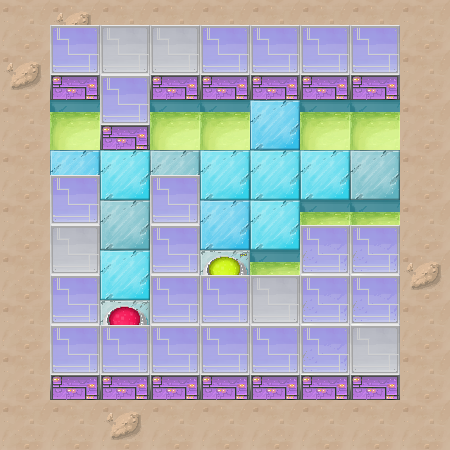

This is a level from a 2D game, rendered from its Tiled map with the project's own tilesets. A one-line summary and the map file follow, with tile-layer data summarised:
An orthogonal 9x9 tile map with 50x50 px tiles, 3 tile layers (collision, floor, wall), 6 tilesets and 9 objects (3x vent, 2x generator, 2x moving_block, finish, player).

<map version="1.0" orientation="orthogonal" width="9" height="9" tilewidth="50" tileheight="50">
 <tileset firstgid="1" name="floor" tilewidth="50" tileheight="50">
  <image source="../img/floor.png" width="250" height="150" />
 </tileset>
 <tileset firstgid="16" name="walls" tilewidth="50" tileheight="75">
  <image source="../img/walls.png" width="200" height="75" />
 </tileset>
 <tileset firstgid="20" name="collision" tilewidth="50" tileheight="50">
  <image source="../img/collision.png" width="100" height="50" />
  <tile id="0">
   <properties>
    <property name="type" value="solid" />
   </properties>
  </tile>
  <tile id="1">
   <properties>
    <property name="type" value="solid" />
    <property name="water" value="true" />
   </properties>
  </tile>
 </tileset>
 <tileset firstgid="22" name="moving_block" tilewidth="50" tileheight="75">
  <image source="../img/moving_block.png" width="50" height="75" />
 </tileset>
 <tileset firstgid="23" name="generator" tilewidth="50" tileheight="75">
  <image source="../img/generator.png" width="100" height="75" />
 </tileset>
 <tileset firstgid="25" name="trap" tilewidth="50" tileheight="50">
  <image source="../img/trap.png" width="50" height="100" />
 </tileset>
 <layer name="collision" width="9" height="9">
  <data>[81 cells, 39 non-empty, 2 distinct tile ids]</data>
 </layer>
 <layer name="floor" width="9" height="9">
  <data>[81 cells, 81 non-empty, 9 distinct tile ids]</data>
 </layer>
 <objectgroup name="objects" width="9" height="9">
  <object name="finish" x="200" y="250" width="50" height="50" />
  <object name="player" x="100" y="275" width="50" height="75" />
  <object name="generator" x="50" y="125" width="50" height="75">
   <properties>
    <property name="activate" value="id1" />
   </properties>
  </object>
  <object name="moving_block" x="350" y="125" width="50" height="75">
   <properties>
    <property name="direction" value="left" />
    <property name="id" value="id1" />
    <property name="offset" value="2" />
   </properties>
  </object>
  <object name="generator" x="250" y="75" width="50" height="75">
   <properties>
    <property name="activate" value="id2" />
   </properties>
  </object>
  <object name="moving_block" x="200" y="175" width="50" height="75">
   <properties>
    <property name="direction" value="right" />
    <property name="id" value="id2" />
    <property name="offset" value="1" />
   </properties>
  </object>
 </objectgroup>
 <layer name="wall" width="9" height="9">
  <data>[81 cells, 27 non-empty, 3 distinct tile ids]</data>
 </layer>
 <objectgroup name="vent" width="9" height="9">
  <object name="vent" x="300" y="325" width="50" height="50" />
  <object name="vent" x="100" y="25" width="50" height="50" />
  <object name="vent" x="200" y="325" width="50" height="50" />
 </objectgroup>
</map>
